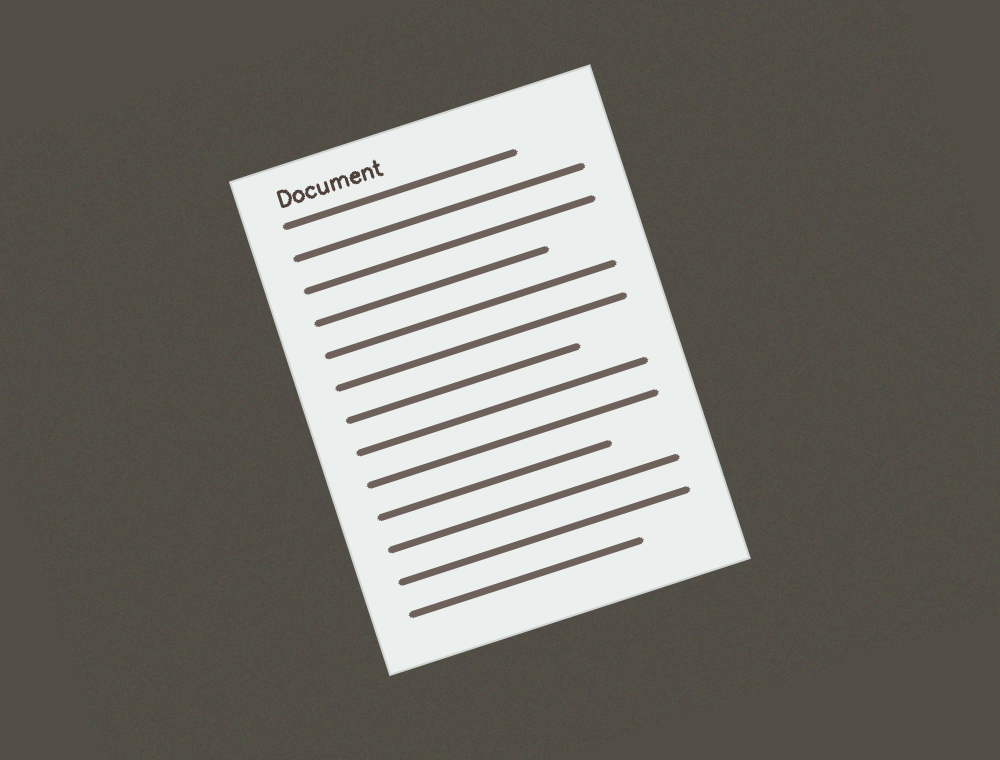
#> input picture samples/document_photo.png, 1000 x 760 px; its folder holds only this picture in this run
$ python -i processing.py   (imports and definitions only)
#> lines starting #> are read from the running program, lines starting #| are printed output that depends on the picture; after the words box and inside, x2 and y2 are one past the last pixel; in counts of white or black regions, pixels touching at a corner belong together
#> further down, picture is the input picture: shape (760, 1000, 3); mean B, G, R 108.1, 114.7, 117
import os

import cv2
import numpy as np


# [16 lines left out: functions read_image, save_image, not called in this run]


def as_bgr(image):
    if image is None:
        raise ValueError("No image loaded")
    if image.ndim == 2:
        return cv2.cvtColor(image, cv2.COLOR_GRAY2BGR)
    if image.shape[2] == 4:
        return cv2.cvtColor(image, cv2.COLOR_BGRA2BGR)
    return image.copy()


def gray_image(image):
    if image.ndim == 2:
        return image.copy()
    return cv2.cvtColor(as_bgr(image), cv2.COLOR_BGR2GRAY)


# [190 lines left out: functions odd_number, binary_threshold, otsu_threshold, adaptive_threshold, equalize_global, equalize_clahe and 10 more, not called in this run]


def cartoon_effect(image):
    bgr = as_bgr(image)
    color = cv2.bilateralFilter(bgr, 9, 90, 90)
    gray = cv2.medianBlur(gray_image(bgr), 7)
    edges = cv2.adaptiveThreshold(
        gray,
        255,
        cv2.ADAPTIVE_THRESH_MEAN_C,
        cv2.THRESH_BINARY,
        9,
        2,
    )
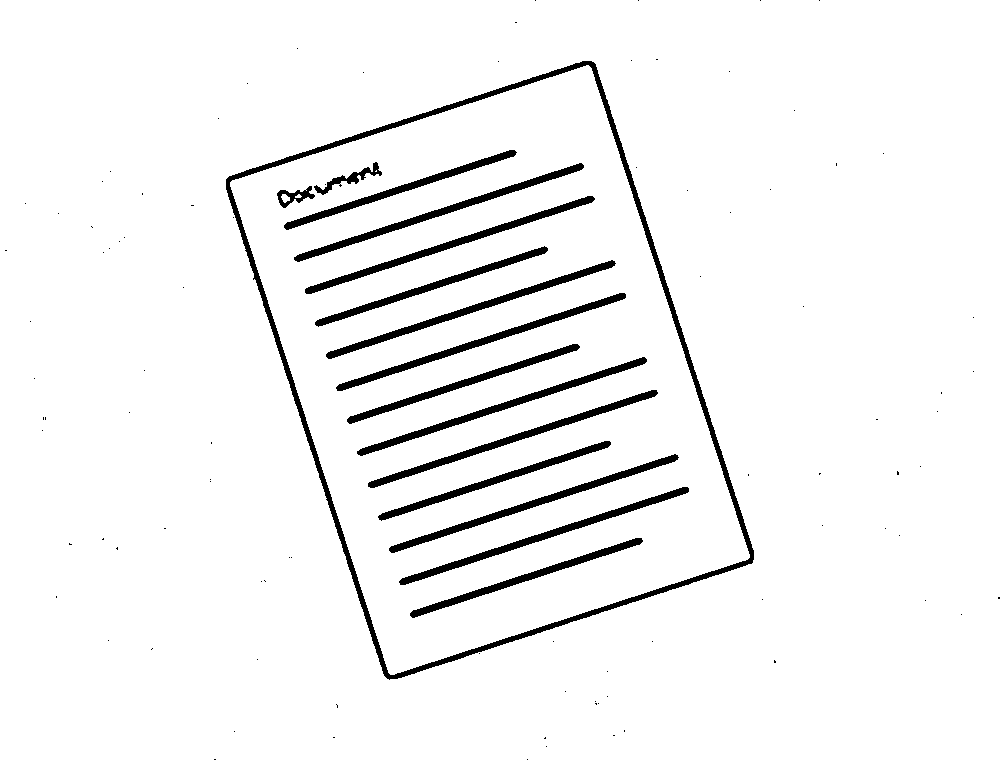
#> edges: shape (760, 1000); 95.3% white; 110 black regions (94 under 20 px), largest, box (x1, y1, x2, y2) and area: (226, 61, 754, 680) 9200, (305, 196, 595, 294) 2109, (294, 163, 584, 262) 2108
    return cv2.bitwise_and(color, cv2.cvtColor(edges, cv2.COLOR_GRAY2BGR))
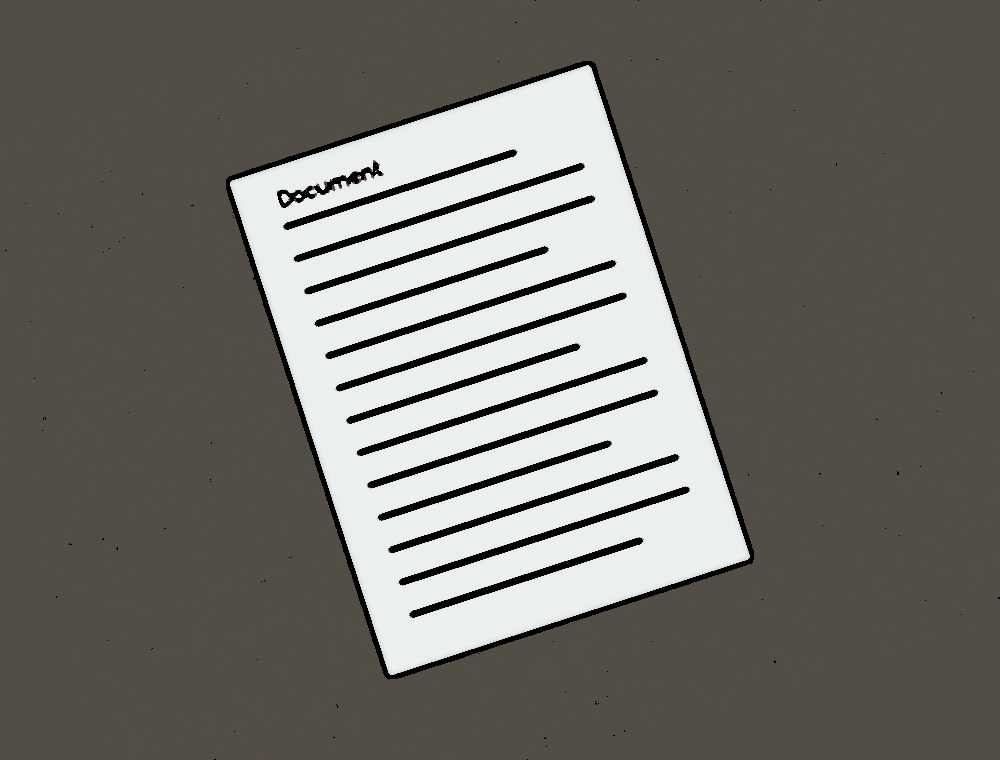
#> returned value: shape (760, 1000, 3); mean of channels 0, 1, 2 104, 110.2, 112.1; drawn as B, G, R


# [62 lines left out: functions pencil_sketch, vignette, orb_keypoints, hough_lines, connected_components, not called in this run]

>>> import cv2
>>> picture = cv2.imread('../../samples/document_photo.png')
>>> result = cartoon_effect(picture)

$ run again, on samples/document_tilted.png
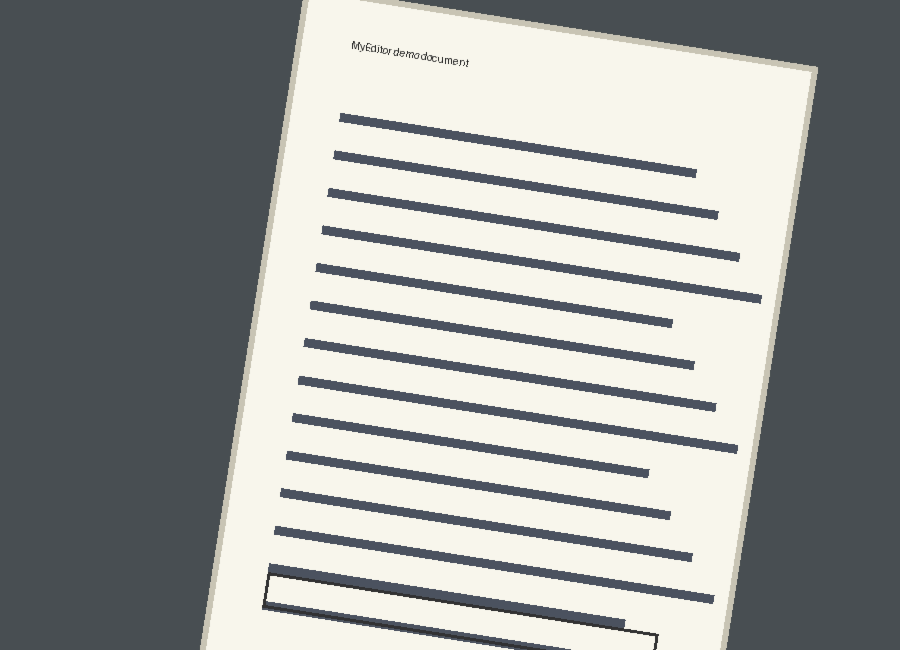
#> input picture samples/document_tilted.png, 900 x 650 px
#> picture is the input picture: shape (650, 900, 3); mean B, G, R 154.8, 156.8, 154.6
#> in cartoon_effect, `edges = cv2.adaptiveThreshold( gray, 255, cv2.ADAPTIVE_THRESH_MEAN_C, ..`:
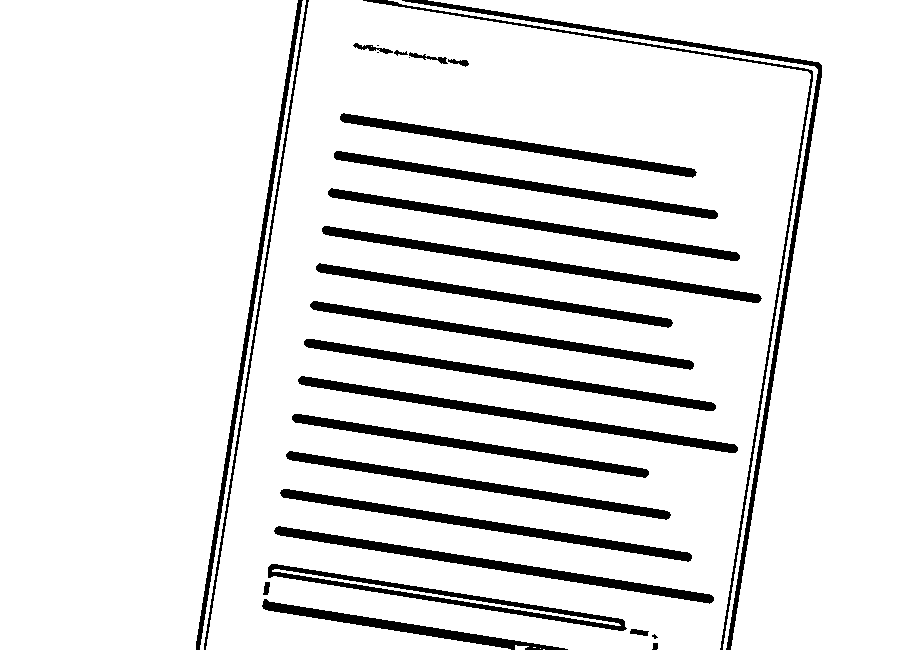
#> edges: shape (650, 900); 89.5% white; 29 black regions (4 under 20 px), largest, box (x1, y1, x2, y2) and area: (402, 0, 822, 650) 4602, (322, 226, 762, 303) 3987, (298, 376, 738, 453) 3987
#> in cartoon_effect, `return cv2.bitwise_and(color, cv2.cvtColor(edges, cv2.COLOR_GRAY2BGR))`:
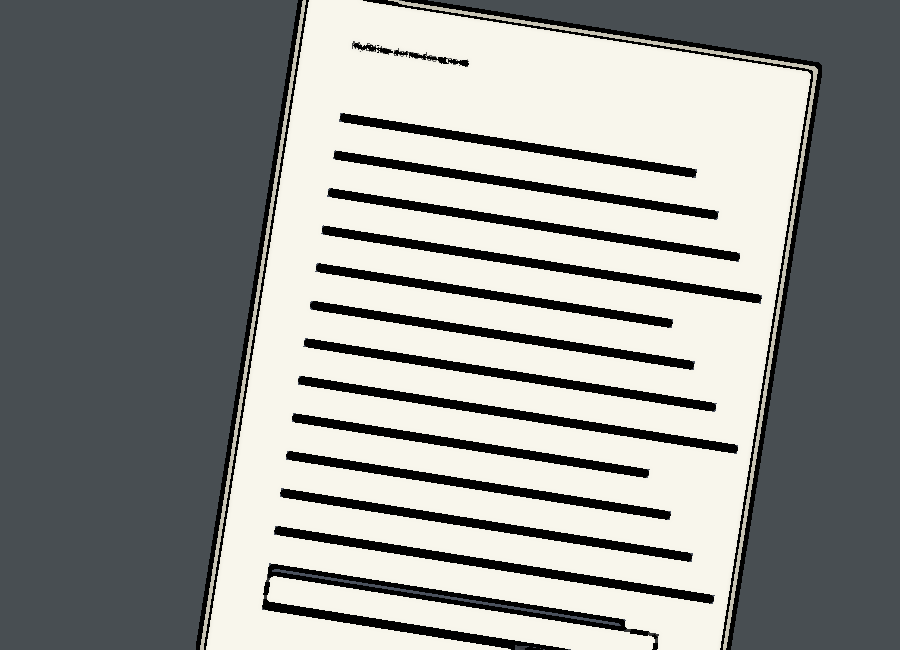
#> returned value: shape (650, 900, 3); mean of channels 0, 1, 2 144.3, 147.3, 145.7; drawn as B, G, R
